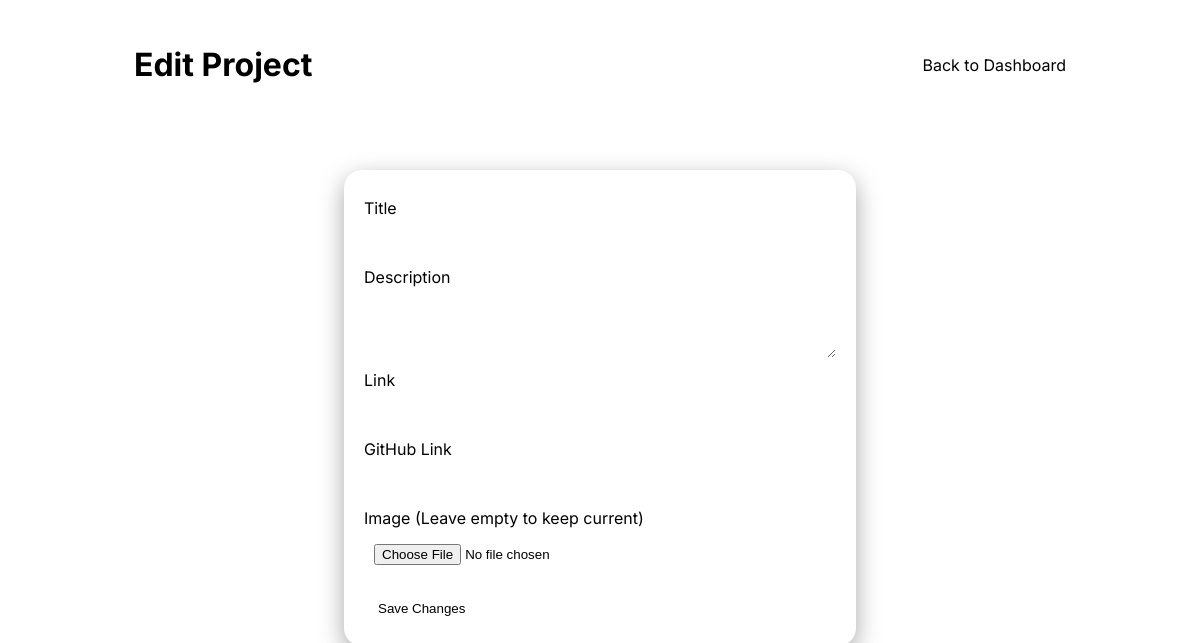
Page /admin/projects/edit/6 (signed in) on the earlier database version.
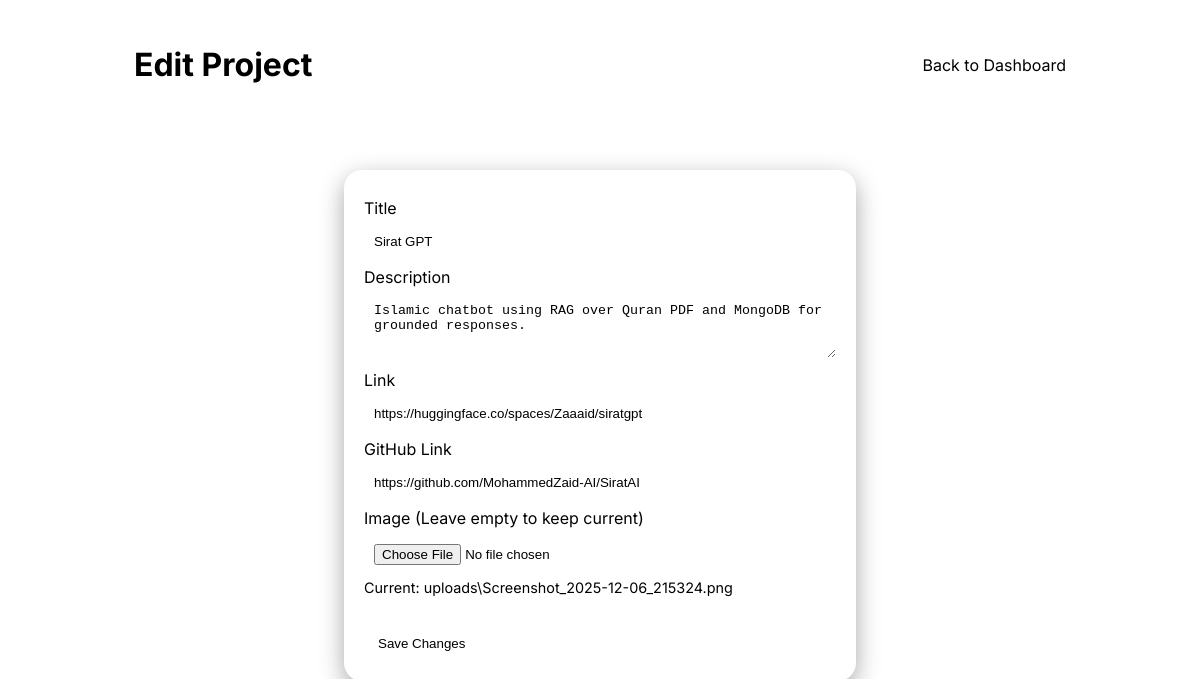
Same page on the later database version.
### tables this page shows
CREATE TABLE projects (
            id INTEGER PRIMARY KEY AUTOINCREMENT,
            title TEXT,
            description TEXT,
            image_path TEXT,
            link TEXT,
            created_at TEXT
        , github_link TEXT);

### app.py (the view, shortened to what this page needs)
@app.route("/admin/projects/edit/<int:pid>", methods=["GET", "POST"])
def admin_projects_edit(pid):
    if not require_login():
        return redirect(url_for("admin_login"))
    conn = get_db()
    cur = conn.cursor()
    cur.execute("SELECT * FROM projects WHERE id=?", (pid,))
    project = cur.fetchone()
    conn.close()
    return render_template("edit_project.html", project=project)

### app.py (called while the page is built)
def get_db():
    conn = sqlite3.connect(DB_PATH)
    conn.row_factory = sqlite3.Row
    return conn

def require_login():
    return session.get("logged_in") is True

### templates/edit_project.html (shortened to what this page needs)
<!DOCTYPE html>
<html lang="en">
<head>
    <link rel="stylesheet" href="{{ url_for('static', filename='styles.css') }}">
</head>
<body>
    <header class="admin-header">
        <div class="container">
            <h1>Edit Project</h1>
            <nav>
                <a href="{{ url_for('admin_dashboard') }}">Back to Dashboard</a>
            </nav>
        </div>
    </header>
    <main class="container narrow">
        <section class="card">
            <form method="post" enctype="multipart/form-data">
                <label>Title</label>
                <input type="text" name="title" value="{{ project['title'] }}" required>
                <label>Description</label>
                <textarea name="description" rows="3">{{ project['description'] }}</textarea>
                <label>Link</label>
                <input type="url" name="link" value="{{ project['link'] }}">
                <label>GitHub Link</label>
                <input type="url" name="github_link" value="{{ project['github_link'] }}">
                <label>Image (Leave empty to keep current)</label>
                <input type="file" name="image" accept="image/*">
                {% if project['image_path'] %}
                <p class="muted" style="font-size: 0.9em; margin-top: 4px;">Current: {{ project['image_path'] }}</p>
                {% endif %}
                <button type="submit" style="margin-top: 16px;">Save Changes</button>
            </form>
        </section>
    </main>
</body>
</html>

Differences in the rows shown:
added projects: title "Sirat GPT", description "Islamic chatbot using RAG over Quran PDF and MongoDB for grounded responses.", link "https://huggingface.co/spaces/Zaaaid/siratgpt", github_link "https://github.com/MohammedZaid-AI/SiratAI", image_path "uploads\\Screenshot_2025-12-06_215324.png"
Other differences:
text now shown: "Current:"
